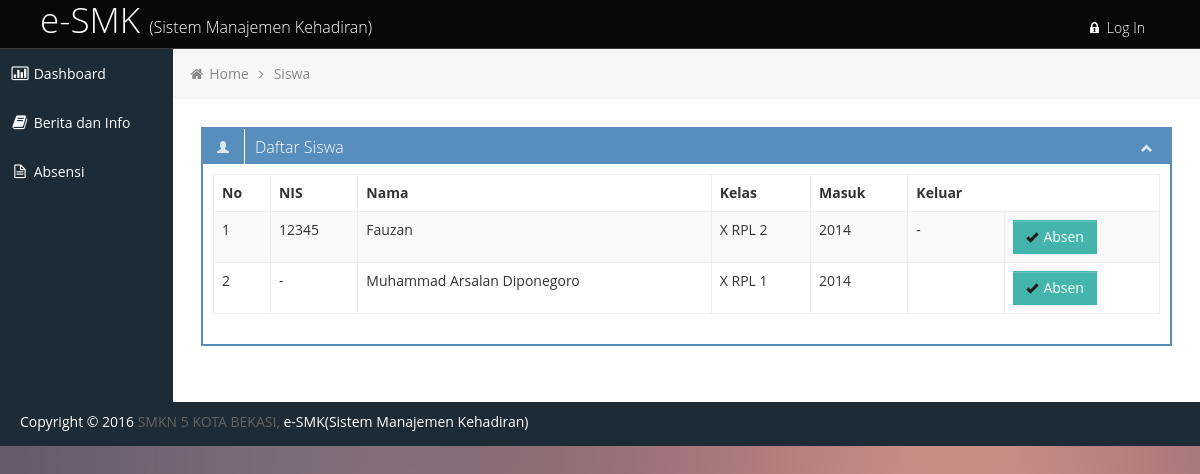
The app's page /siswa.php with its own data.
### tables this page shows
CREATE TABLE IF NOT EXISTS `t_siswa` (
  `id_siswa` int(11) NOT NULL AUTO_INCREMENT,
  `nis` varchar(20) NOT NULL,
  `nm_siswa` varchar(255) NOT NULL,
  `id_kelas` int(11) NOT NULL,
  `alamat` text NOT NULL,
  `tlp` varchar(20) NOT NULL,
  `email` varchar(255) NOT NULL,
  `thn_masuk` char(4) NOT NULL,
  `thn_keluar` char(4) NOT NULL,
  `foto` varchar(255) NOT NULL,
  `id_input` int(11) NOT NULL,
  PRIMARY KEY (`id_siswa`)
);

CREATE TABLE IF NOT EXISTS `t_kelas` (
  `id_kelas` int(11) NOT NULL AUTO_INCREMENT,
  `nm_kelas` varchar(255) NOT NULL,
  PRIMARY KEY (`id_kelas`)
);

### siswa.php (the view, shortened to what this page needs)
<?php require 'config.php'; ?>
<?php include 'header.php'; ?>
<?php include 'nav.php'; ?>
<?php include 'sidebar.php'; ?>
<div id="content" class="span10">
    <ul class="breadcrumb">
        <li>
            <i class="icon-home"></i>
            <a href="index.php">Home</a>
            <i class="icon-angle-right"></i>
        </li>
        <li><a href="#">Siswa</a></li>
    </ul>
    <div class="row-fluid sortable">
        <div class="box span12">
            <div class="box-header" data-original-title>
                <h2><i class="halflings-icon user white"></i><span class="break"></span>Daftar Siswa</h2>
                <div class="box-icon">
                    <a href="#" class="btn-minimize"><i class="halflings-icon white chevron-up"></i></a>
                </div>
            </div>
            <div class="box-content">
                <table class="table table-striped table-bordered bootstrap-datatable datatable">
                    <thead>
                        <tr>
                            <th>No</th>
                            <th>NIS</th>
                            <th>Nama</th>
                            <th>Kelas</th>
                            <th>Masuk</th>
                            <th>Keluar</th>
                        </tr>
                    </thead>
                    <tbody>
                        <?php
                        $sql = 'SELECT
                                t_siswa.*,
                                t_kelas.nm_kelas
                                FROM t_siswa
                                INNER JOIN t_kelas ON t_kelas.id_kelas = t_siswa.id_kelas
                                ORDER BY id_siswa DESC';
                        $row = $config -> prepare($sql);
                        $row -> execute();
                        $hasil = $row -> fetchAll();
                        $no = 1;
                        foreach($hasil as $isi){
                        ?>
                        <tr>
                            <td><?php echo $no; ?></td>
                            <td><?php echo $isi['nis']; ?></td>
                            <td><?php echo $isi['nm_siswa']; ?></td>
                            <td><?php echo $isi['nm_kelas']; ?></td>
                            <td><?php echo $isi['thn_masuk']; ?></td>
                            <td><?php echo $isi['thn_keluar']; ?></td>
                            <td>
                                <a class="btn btn-success" href="absensi_new.php?id=<?php echo $isi['id_siswa']; ?>"><i class="halflings-icon ok"></i> Absen</a>
                            </td>
                        </tr>
                        <?php $no++;}?>
                    </tbody>
                </table>
            </div>
        </div>
    </div>
</div>
<?php include 'nav-foot.php'; ?>
<?php include 'footer.php'; ?>

### assets/css/style.css (style rules this page uses)
body { background: #F5F5F5; color: #333; border: none; font-family: 'Open Sans', sans-serif; font-weight: 400; }
a { color: #646464; }
h2 { font-size: 16px; line-height: 16px; }
#content { background: #ffffff; filter: none; min-height: 100%; padding: 20px 20px; position: relative; }
.breadcrumb { margin: -28px -28px 28px -28px; line-height: 34px; background: #F7F7F7; border: 0px; color: #888; -webkit-box-shadow: none; -moz-box-shadow: none; box-shadow: none; -webkit-border-radius: 0px; -moz-border-radius: 0px; border-radius: 0px; }
.breadcrumb a { color: #888; text-shadow: 0px 1px 1px #fff; }
.box { border: 2px solid #578EBE; background: #fff !important; margin-bottom: 28px; }
.box-header { height: 16px; font-size: 16px; line-height: 16px; padding: 10px; background: #578EBE; -webkit-box-shadow: none; -moz-box-shadow: none; box-shadow: none; overflow: hidden; }
.box-header h2 { float:left; margin-top: 0px; font-weight: 300; }
.box-header .box-icon, .box-header h2 { color:#fff; }
.box-header h2 i { margin: 0px 3px 0px 4px; opacity: .8; filter: alpha(opacity=80); -ms-filter:"progid:DXImageTransform.Microsoft.Alpha(Opacity=80)"; }
.box-header .box-icon { float:right; margin-top: 1px; }
.box-header .box-icon i { -webkit-transition: all 0.1s ease-in-out; -moz-transition: all 0.1s ease-in-out; -o-transition: all 0.1s ease-in-out; -ms-transition: all 0.1s ease-in-out; transition: all 0.1s ease-in-out; opacity: .8; filter: alpha(opacity=80); -ms-filter:"progid:DXImageTransform.Microsoft.Alpha(Opacity=80)"; }
.box-header .box-icon a { margin: 0px 5px; }
.box-content { position: relative; z-index: 50; margin-top: -1px; padding: 10px; background: #fff !important; }
.btn { display: inline-block; padding: 6px 12px; margin-bottom: 0; font-size: 14px; font-weight: 500; line-height: 20px; text-align: center; white-space: nowrap; vertical-align: middle; cursor: pointer; border: 1px solid #a7a9aa; -webkit-border-radius: 0px !important; border-radius: 0px !important; }
.btn i { margin-top: 2px; }
.btn { color: #ffffff; background-color: #a7a9aa; border-color: #a7a9aa; background-image: none; filter: none; text-shadow: none; }
.btn-success { background-color: #43B5AD; border-color: #43B5AD; }
.table th, .table td { border-top: 1px solid #eee; }
.table-bordered { border-color: #eee; -webkit-border-radius: 0px !important; -moz-border-radius: 0px !important; border-radius: 0px !important; }
.table-bordered th, .table-bordered td { border-left: 1px solid #eee; }
.table-bordered thead:first-child tr:first-child > th:first-child, .table-bordered tbody:first-child tr:first-child > td:first-child, .table-bordered tbody:first-child tr:first-child > th:first-child { -webkit-border-radius: 0px !important; -moz-border-radius: 0px !important; border-radius: 0px !important; }
.table-bordered thead:first-child tr:first-child > th:last-child, .table-bordered tbody:first-child tr:first-child > td:last-child, .table-bordered tbody:first-child tr:first-child > th:last-child { -webkit-border-radius: 0px !important; -moz-border-radius: 0px !important; border-radius: 0px !important; }
.table-bordered thead:last-child tr:last-child > th:first-child, .table-bordered tbody:last-child tr:last-child > td:first-child, .table-bordered tbody:last-child tr:last-child > th:first-child, .table-bordered tfoot:last-child tr:last-child > td:first-child, .table-bordered tfoot:last-child tr:last-child > th:first-child { -webkit-border-radius: 0px !important; -moz-border-radius: 0px !important; border-radius: 0px !important; }
.table-bordered thead:last-child tr:last-child > th:last-child, .table-bordered tbody:last-child tr:last-child > td:last-child, .table-bordered tbody:last-child tr:last-child > th:last-child, .table-bordered tfoot:last-child tr:last-child > td:last-child, .table-bordered tfoot:last-child tr:last-child > th:last-child { -webkit-border-radius: 0px !important; -moz-border-radius: 0px !important; border-radius: 0px !important; }

### assets/css/style-responsive.css (style rules this page uses)
@media (min-width: 1200px) { #content { width: 85.578%; padding: 28px; margin: 0px 0px; margin-left: 14.422% !important; } }

### header.php (style rules this page uses)
body { background: url(img/bg-login.jpg) !important; }

### records on screen
t_siswa: nis "12345", nm_siswa "Fauzan", id_kelas.nm_kelas "X RPL 2", thn_masuk "2014", thn_keluar "-"
t_siswa: nis "-", nm_siswa "Muhammad Arsalan Diponegoro", id_kelas.nm_kelas "X RPL 1", thn_masuk "2014"
